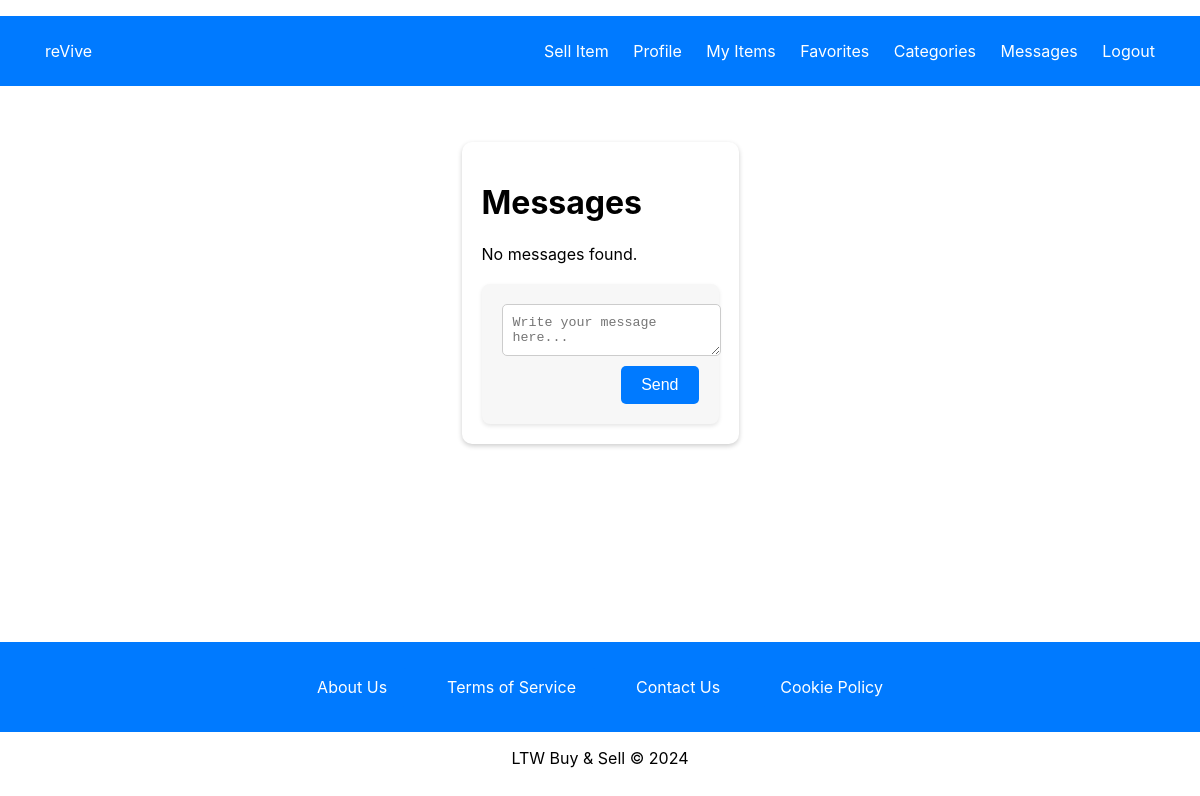
/pages/message.php (signed in), run on an earlier commit of the app's database.
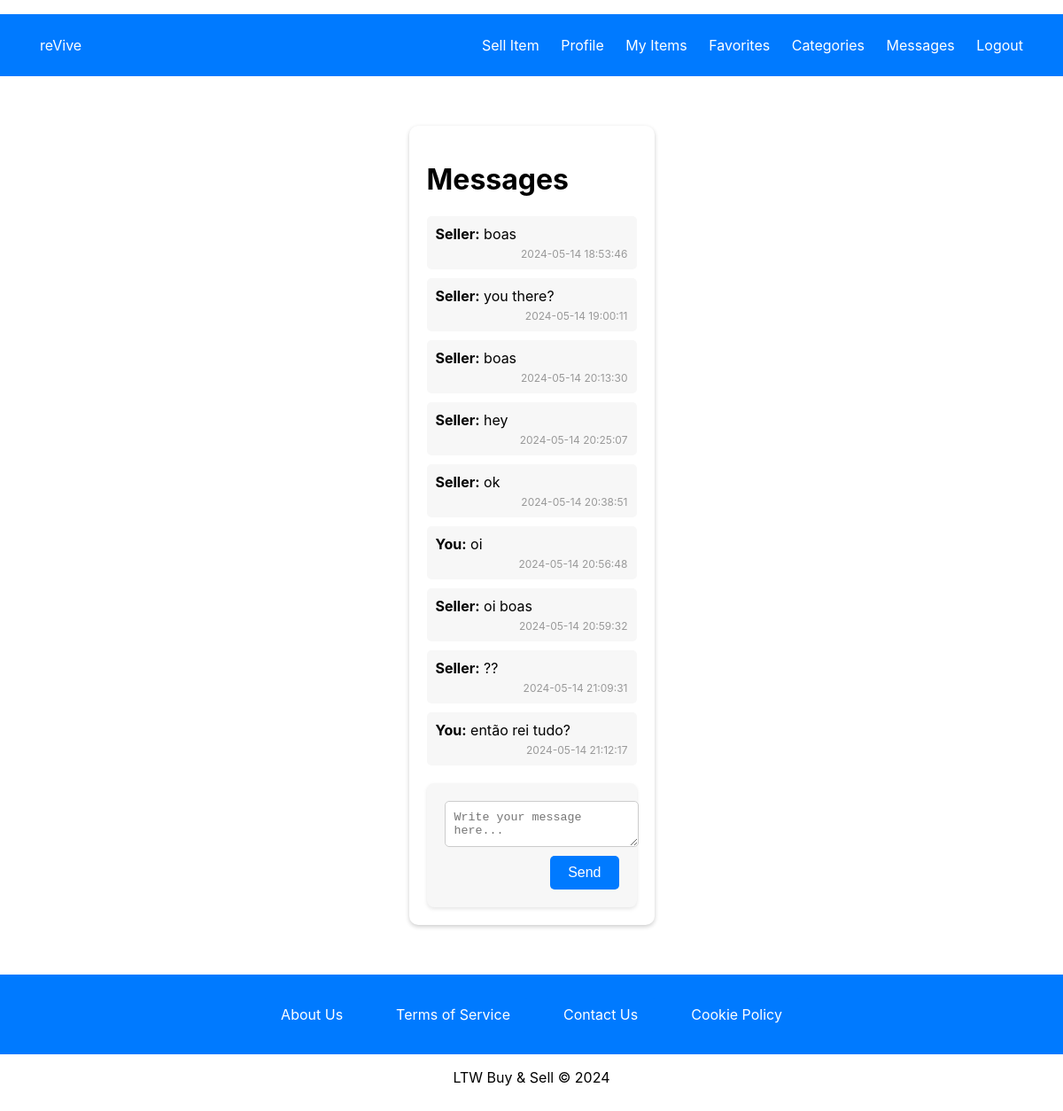
And on a later commit of the database.
### tables this page shows
CREATE TABLE messages (
    id INTEGER PRIMARY KEY AUTOINCREMENT,
    sender_id INTEGER NOT NULL,
    receiver_id INTEGER NOT NULL,
    item_id INTEGER NOT NULL,
    message TEXT NOT NULL,
    timestamp DATETIME DEFAULT CURRENT_TIMESTAMP, is_read INTEGER DEFAULT 0,
    FOREIGN KEY (sender_id) REFERENCES users(user_id),
    FOREIGN KEY (receiver_id) REFERENCES users(user_id),
    FOREIGN KEY (item_id) REFERENCES items(item_id)
);

### utils/session.php (called while the page is built, shortened)
<?php
class Session {
    public function isLoggedIn() {
        return isset($_SESSION['user_id']);
    }
    public function getId() {
        return $_SESSION['user_id'] ?? null;
    }
}
?>

### database/messages.class.php (called while the page is built, shortened)
<?php
class Message {
    public static function getMessages(PDO $db, int $user_id): array {
        $stmt = $db->prepare('SELECT * FROM messages WHERE sender_id = ? OR receiver_id = ? ORDER BY timestamp ASC');
        $stmt->execute([$user_id, $user_id]);
        $messages = $stmt->fetchAll(PDO::FETCH_ASSOC);
        $stmt = $db->prepare('UPDATE messages SET is_read = 1 WHERE receiver_id = ?');
        $stmt->execute([$user_id]);
        return $messages;
    }
}

### pages/message.php (the view, shortened to what this page needs)
<?php
require_once(__DIR__ . '/../templates/common.php');
require_once(__DIR__ . '/../database/connection.db.php');
require_once(__DIR__ . '/../database/messages.class.php');
require_once(__DIR__ . '/../utils/session.php');
$session = new Session();
$db = getDatabaseConnection();
$itemId = intval($_GET['item_id'] ?? 0);
$senderId = $session->getId();
$messages = Message::getMessages($db, $senderId, $itemId);
drawHeader('Messages', true, $session->isLoggedIn(), $session);
?>
<link rel="stylesheet" type="text/css" href="../styles/messages.css">
<div class="messages-container">
    <h1>Messages</h1>
    <div class="message-list">
        <?php if (!empty($messages)): ?>
            <?php foreach ($messages as $message): ?>
                <div class="message">
                    <p><strong><?= htmlspecialchars($message['sender_id']) == $session->getId() ? 'You' : 'Seller' ?>:</strong> <?= htmlspecialchars($message['message']) ?></p>
                    <span class="timestamp"><?= htmlspecialchars($message['timestamp']) ?></span>
                </div>
            <?php endforeach; ?>
        <?php else: ?>
            <p>No messages found.</p>
        <?php endif; ?>
    </div>
    <form action="send_message.php" method="post">
        <textarea name="message" required placeholder="Write your message here..."></textarea>
        <button type="submit">Send</button>
    </form>
</div>
<?php
drawFooter();
?>

### templates/common.php (shortened to what this page needs)
<?php
require_once(__DIR__ . '/../utils/session.php');
function drawHeader($title = 'reVive : Buy and Sell', $includeTopBar = false, $includeProfileIcon = false, Session $session = null) {
    ?>
    <!DOCTYPE html>
    <html lang="en">
    <head>
        <link rel="stylesheet" type="text/css" href="../styles/register.css">
        <link rel="stylesheet" type="text/css" href="../styles/mainPage.css">
        <link rel="stylesheet" type="text/css" href="../styles/login.css">
    </head>
    <body>
        <header>
            <?php if ($includeTopBar): ?>
            <div class="top-bar">
                <div class="top-bar-left">
                    <a href="../pages/index.php">reVive</a>
                </div>
                <div class="top-bar-right">
                    <?php if ($session && $session->isLoggedIn()): ?>
                        <a href="../pages/create_item.php" class="profile-icon">Sell Item</a>
                        <?php if ($includeProfileIcon): ?>
                            <a href="../pages/profile.php" class="profile-icon">Profile</a>
                        <?php endif; ?>
                        <a href="../pages/my_items.php">My Items</a>
                        <a href="../pages/favorites.php">Favorites</a>
                        <a href="../pages/categories.php">Categories</a>
                        <?php $unreadCount = $session->getUnreadMessageCount(getDatabaseConnection()); ?>
                        <a href="../pages/conversations.php">Messages<?= $unreadCount > 0 ? " ($unreadCount)" : "" ?></a>
                        <a href="../actions/action_logout.php">Logout</a>
                    <?php else: ?>
                        <a href="../pages/login.php">Login</a>
                        <a href="../pages/register.php">Create Account</a>
                    <?php endif; ?>
                </div>
            </div>
            <?php endif; ?>
        </header>
        <main>
    <?php
}
function drawFooter() {
    ?>
        </main>
        <footer>
            <div class="bottom-bar">
                <div class="bottom-bar-container">
                    <a href="../pages/about-us.php" class="bottom-bar-button">About Us</a>
                    <a href="../pages/terms.php" class="bottom-bar-button">Terms of Service</a>
                    <a href="../pages/contact.php" class="bottom-bar-button">Contact Us</a>
                    <a href="../pages/cookies.php" class="bottom-bar-button">Cookie Policy</a>
                </div>
            </div>
            <p>LTW Buy & Sell &copy; 2024</p>
        </footer>
    </body>
    </html>
    <?php
}
?>

### styles/register.css (style rules this page uses)
body, html { height: 100%; margin: 0; font-family: -apple-system, BlinkMacSystemFont, "Segoe UI", Roboto, "Helvetica Neue", Arial, sans-serif; }
header h1, footer { text-align: center; }
header, footer { margin: 0; padding: 1em 0; }
form { background: #f7f7f7; box-shadow: 0 2px 4px rgba(0,0,0,0.1); padding: 20px; border-radius: 8px; }

### styles/mainPage.css (style rules this page uses)
html, body { height: 100%; margin: 0; padding: 0; display: flex; flex-direction: column; font-family: -apple-system, BlinkMacSystemFont, "Segoe UI", Roboto, "Helvetica Neue", Arial, sans-serif; }
body { min-height: 100vh; display: flex; flex-direction: column; }
main { flex: 1; display: flex; flex-direction: column; }
footer { flex-shrink: 0; width: 100%; text-align: center; }
.bottom-bar { background-color: #007aff; color: white; padding: 20px 0; text-align: center; display: flex; justify-content: center; }
.bottom-bar-container { display: flex; justify-content: space-evenly; max-width: 1200px; margin: 0 auto; }
.bottom-bar-button { padding: 10px 20px; color: white; background-color: #007aff; border: none; border-radius: 5px; font-size: 16px; cursor: pointer; transition: background-color 0.3s, color 0.3s; text-align: center; display: inline-block; margin: 0 10px; }

### styles/login.css (style rules this page uses)
body, html { height: 100%; margin: 0; font-family: -apple-system, BlinkMacSystemFont, "Segoe UI", Roboto, "Helvetica Neue", Arial, sans-serif; }
header h1, footer { text-align: center; }
header, footer { margin: 0; padding: 1em 0; }
form { background: #f7f7f7; box-shadow: 0 2px 4px rgba(0,0,0,0.1); padding: 20px; border-radius: 8px; }

### styles/messages.css (style rules this page uses)
.messages-container { max-width: 600px; margin: 40px auto; padding: 20px; background: #fff; box-shadow: 0 2px 5px rgba(0,0,0,0.2); border-radius: 10px; }
.message-list { margin-bottom: 20px; }
.message { background: #f7f7f7; padding: 10px; margin-bottom: 10px; border-radius: 5px; }
.message p { margin: 0; }
.message .timestamp { font-size: 12px; color: #999; text-align: right; display: block; margin-top: 5px; }
form { display: flex; flex-direction: column; }
textarea { width: 100%; padding: 10px; margin-bottom: 10px; border: 1px solid #ccc; border-radius: 5px; resize: vertical; }
button { align-self: flex-end; background-color: #007aff; color: white; padding: 10px 20px; border: none; border-radius: 5px; cursor: pointer; font-size: 16px; transition: background-color 0.3s; }

### templates/common.php (style rules this page uses)
.top-bar, .bottom-bar { background-color: #007aff; color: white; display: flex; justify-content: space-between; padding: 25px 35px; align-items: center; }
.top-bar a, .bottom-bar-button { color: white; text-decoration: none; margin: 0 10px; font-size: 16px; transition: background-color 0.3s, transform 0.2s, box-shadow 0.2s; }
.profile-icon { margin-right: 10px; cursor: pointer; }

What changed in the data, as far as the page shows it:
added messages: shows "Seller", message "boas", timestamp "2024-05-14 18:53:46"
added messages: shows "Seller", message "you there?", timestamp "2024-05-14 19:00:11"
added messages: shows "Seller", message "boas", timestamp "2024-05-14 20:13:30"
added messages: shows "Seller", message "hey", timestamp "2024-05-14 20:25:07"
added messages: shows "Seller", message "ok", timestamp "2024-05-14 20:38:51"
added messages: shows "You", message "oi", timestamp "2024-05-14 20:56:48"
added messages: shows "Seller", message "oi boas", timestamp "2024-05-14 20:59:32"
added messages: shows "Seller", message "??", timestamp "2024-05-14 21:09:31"
added messages: shows "You", message "então rei tudo?", timestamp "2024-05-14 21:12:17"
Also different on the page:
text no longer shown: "No messages found."
